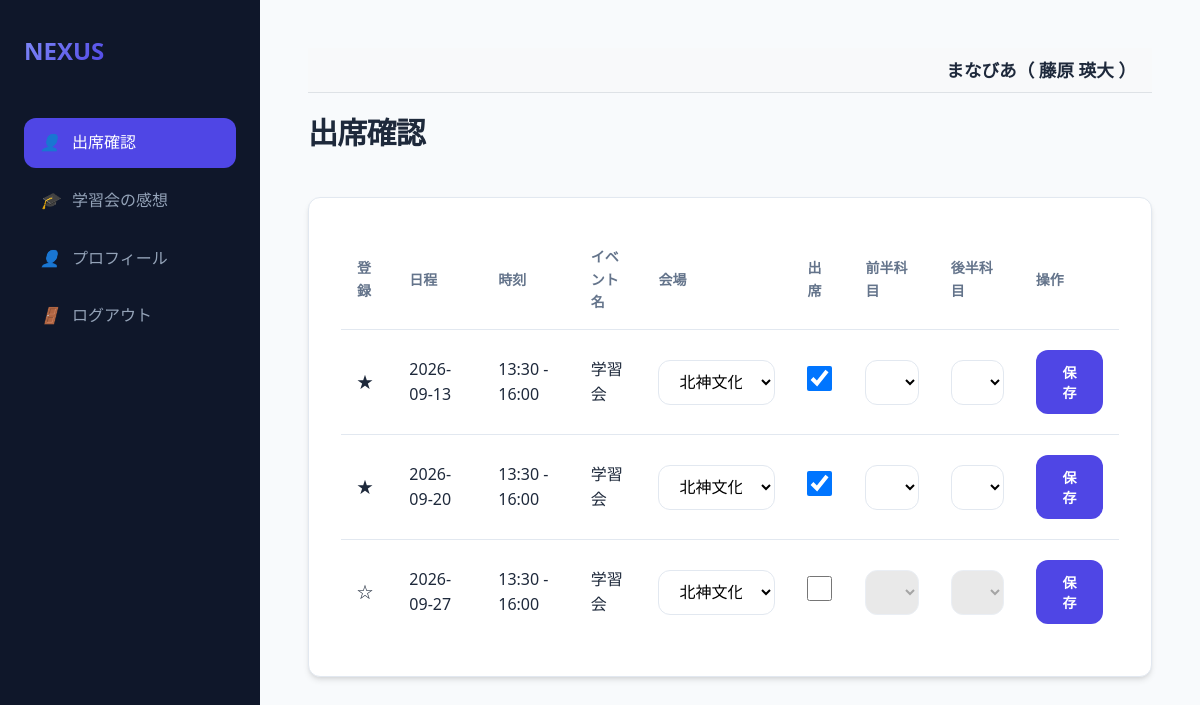
Before: /student/dashboard (signed in) with the older database file.
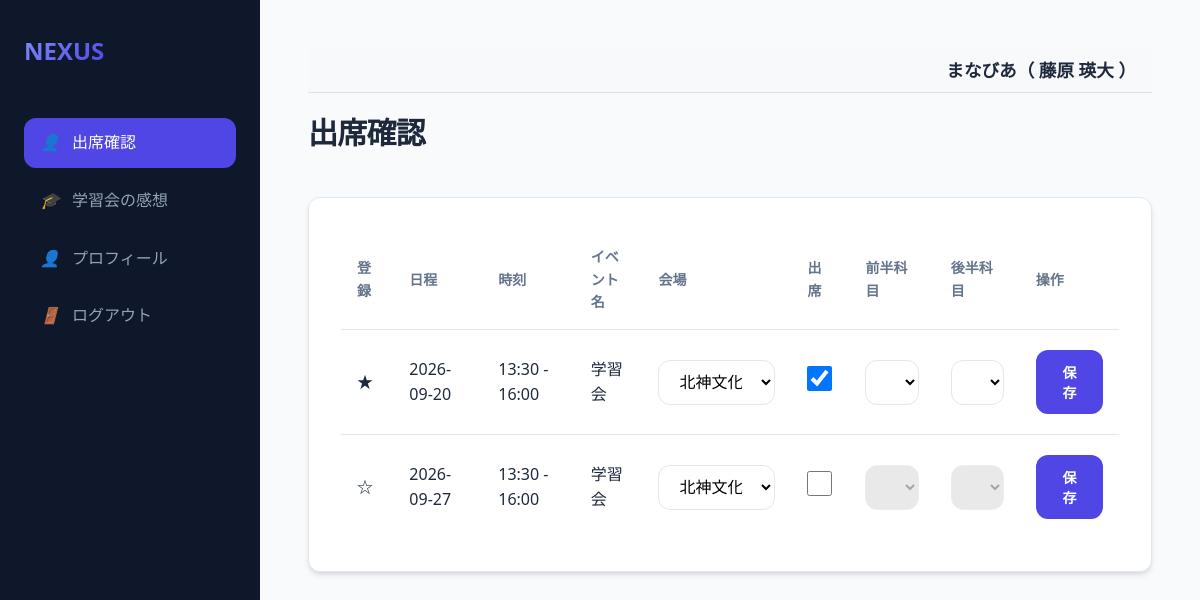
After: the same page with the newer database file.
### models.py (models this page shows)
class Event(db.Model):
    id = db.Column(db.Integer, primary_key=True)
    date = db.Column(db.DateTime, nullable=False)
    name = db.Column(db.String(100), nullable=False)
    organization_id = db.Column(db.Integer, db.ForeignKey('organization.id'), nullable=False)
    organization = db.relationship('Organization')
    venues = db.relationship('Venue', secondary=event_venue, backref='events')
    teacher_start = db.Column(db.String(5), nullable=False)
    teacher_end = db.Column(db.String(5), nullable=False)
    student_start = db.Column(db.String(5), nullable=False)
    student_end = db.Column(db.String(5), nullable=False)
    publish_to = db.Column(db.String(20), default='両方')
    status = db.Column(db.String(20), default='公開前')

class EventAttendance(db.Model):
    id = db.Column(db.Integer, primary_key=True)
    event_id = db.Column(db.Integer, db.ForeignKey('event.id'), nullable=False)
    user_id = db.Column(db.Integer, db.ForeignKey('user.id'), nullable=False)
    venue_id = db.Column(db.Integer, db.ForeignKey('venue.id'), nullable=True) # マッチング時に必要
    attend = db.Column(db.Boolean, default=False)
    subject1 = db.Column(db.String(20))
    subject2 = db.Column(db.String(20))
    achievement = db.Column(db.Integer) # 1-4
    compatibility = db.Column(db.Integer) # 1-4
    updated_by = db.Column(db.String(10)) # 'user' or 'admin'

### app.py (the view)
@app.route('/student/dashboard', methods=['GET'])
@login_required
def student_dashboard():
    user = User.query.get(session['user_id'])
    org_id = user.organization_id
    events = Event.query.filter(Event.organization_id == org_id,
                                Event.status.in_(['実施前', '実施']),
                                Event.publish_to.in_(['両方', '生徒'])).order_by(Event.date).all()
    venues = Venue.query.filter_by(organization_id=org_id).all()
    all_attendances = {a.event_id: a for a in EventAttendance.query.filter_by(user_id=session['user_id']).all()}
    return render_template('student_dashboard.html', events=events, venues=venues, all_attendances=all_attendances)

### app.py (called while the page is built)
def login_required(f):
    @wraps(f)
    def decorated_function(*args, **kwargs):
        if 'user_id' not in session:
            return redirect(url_for('login'))
        return f(*args, **kwargs)
    return decorated_function

@app.context_processor
def inject_user():
    user = None
    if 'user_id' in session:
        user = User.query.get(session['user_id'])
    return dict(current_user=user)

### templates/student_dashboard.html (shortened to what this page needs)
{% extends "base.html" %}
{% block content %}
<div class="header">
    <h1>出席確認</h1>
</div>
<div class="card">
    <div class="table-container">
        <table>
            <thead>
                <tr>
                    <th>登録</th>
                    <th>日程</th>
                    <th>時刻</th>
                    <th>イベント名</th>
                    <th>会場</th>
                    <th>出席</th>
                    <th>前半科目</th>
                    <th>後半科目</th>
                    <th>操作</th>
                </tr>
            </thead>
            <tbody>
                {% for event in events %}
                {% set att = all_attendances.get(event.id) %}
                {% set is_study = (event.name == '学習会') %}
                <tr>
                    <td>
                        {% if att %}
                            {% if att.updated_by == 'user' %}★
                            {% elif att.updated_by == 'admin' %}☆
                            {% endif %}
                        {% endif %}
                    </td>
                    <td>{{ event.date.strftime('%Y-%m-%d') }}</td>
                    <td>{{ event.student_start }} - {{ event.student_end }}</td>
                    <td>{{ event.name }}</td>
                    <td>
                        {% if is_study %}
                        <select name="venue_id" id="venue_{{event.id}}" form="form_{{event.id}}" class="subject-input">
                            {% for venue in venues %}
                            <option value="{{ venue.id }}" {{ 'selected' if att and att.venue_id == venue.id }}>{{ venue.name }}</option>
                            {% endfor %}
                        </select>
                        {% else %}
                        -
                        {% endif %}
                    </td>
                    <td>
                        <input type="checkbox" name="attend" value="true" form="form_{{event.id}}" class="large-checkbox attend-checkbox" data-event-id="{{event.id}}"
                               {{ 'checked' if att and att.attend }}>
                    </td>
                    <td>
                        {% if is_study %}
                        <select name="subject1" id="sub1_{{event.id}}" form="form_{{event.id}}" class="subject-input" {{ 'disabled' if not (att and att.attend) }}>
                            {% for sub in ['数学', '英語', '国語', '理科', '社会', 'なし'] %}
                            <option value="{{sub}}" {{ 'selected' if (att.subject1 if att else 'なし') == sub }}>{{sub}}</option>
                            {% endfor %}
                        </select>
                        {% else %}
                        &nbsp;
                        {% endif %}
                    </td>
                    <td>
                        {% if is_study %}
                        <select name="subject2" id="sub2_{{event.id}}" form="form_{{event.id}}" class="subject-input" {{ 'disabled' if not (att and att.attend) }}>
                            {% for sub in ['数学', '英語', '国語', '理科', '社会', 'なし'] %}
                            <option value="{{sub}}" {{ 'selected' if (att.subject2 if att else 'なし') == sub }}>{{sub}}</option>
                            {% endfor %}
                        </select>
                        {% else %}
                        &nbsp;
                        {% endif %}
                    </td>
                    <td>
                        <button type="submit" form="form_{{event.id}}" class="btn btn-primary">保存</button>
                    </td>
                </tr>
                {% endfor %}
            </tbody>
        </table>
    </div>
</div>
{% endblock %}

Changed rows visible on the page:
no longer on this page (row edited): Event: date "2026-09-13", student_start "13:30", student_end "16:00", name "学習会", subject1 "数学", subject2 "数学"
